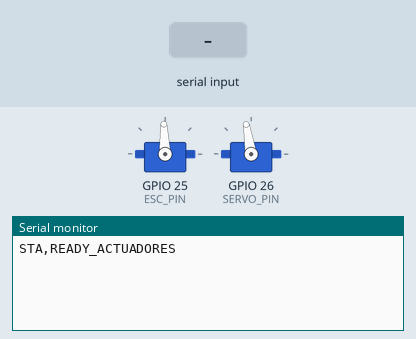
This sketch was run on a simulated ESP32. On the bench: 2 × servo, the last lines printed to the serial monitor. The inputs (shaded band) are chosen by the test bench.

Above: at 3.3 s.
3.4 s: "SHUTDOWN\n" received over Serial
At 3.7 s:
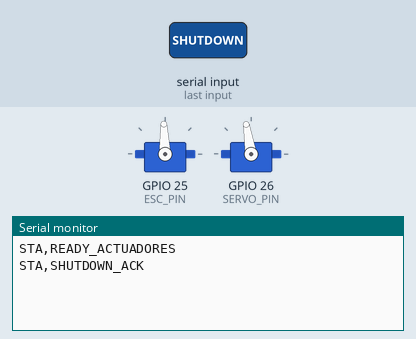
4.9 s: "CLRESTOP\n" received over Serial
At 6.1 s:
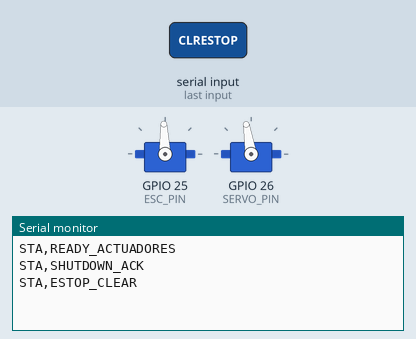

The sketch:

esp32_actuadores.ino
```cpp
/**
 * Neuracar — ESP32 ACTUADORES
 * ══════════════════════════════════════════════════════════════════
 * Tecnológico de Monterrey, Campus Puebla — MR3002B, 2026
 * Authors: Mariana Manjarrez Lima, Maximiliano Cruz Rascón
 *
 * Receives C,{throttle},{steering} frames from Jetson via
 * USB-UART at 921600 baud and generates 50 Hz PWM signals
 * for Traxxas XL-5 ESC and steering servo.
 * Implements latest-only TX pattern and 500 ms watchdog.
 *
 *  PINS
 *  ─────────────────────────────────────────────────────────────────
 *  ESC signal:    GPIO 25
 *  Servo signal:  GPIO 26
 *  Common GND with ESP32-S, ESC and Servo
 *
 *  PROTOCOL SERIAL @ 921600 baud
 *  ─────────────────────────────────────────────────────────────────
 * ══════════════════════════════════════════════════════════════════
 */

#include <ESP32Servo.h>

// ─── PINES ────────────────────────────────────────────────────────
#define ESC_PIN    25
#define SERVO_PIN  26

// ─── ESC / SERVO   ────────────────────────────────────────────────
#define ESC_NEUTRAL   1512
#define ESC_FORWARD   1750
#define ESC_REVERSE   1274
#define SERVO_CENTER  1549
#define SERVO_LEFT    1101 // 448
#define SERVO_RIGHT   1997 // 448

// ════════════════════════════════════════════════════════════════
//  Objects
// ════════════════════════════════════════════════════════════════

Servo esc;
Servo steeringServo;

// ════════════════════════════════════════════════════════════════
//  States
// ════════════════════════════════════════════════════════════════

float g_throttle = 0.0f;
float g_steering = 0.0f;
bool  g_estop    = false;
bool  g_shutdown = false;

static char g_txBuf[64];
#define SERIAL_SEND(fmt, ...) \
    do { snprintf(g_txBuf, sizeof(g_txBuf), fmt, ##__VA_ARGS__); \
         Serial.write((const uint8_t*)g_txBuf, strlen(g_txBuf)); } while(0)

// ════════════════════════════════════════════════════════════════
//  Actuators
// ════════════════════════════════════════════════════════════════

static int normalizedToPwm(float v, int pwmMin, int pwmNeutral, int pwmMax) {
    v = constrain(v, -1.0f, 1.0f);
    return (v >= 0.0f)
        ? pwmNeutral + (int)((float)(pwmMax - pwmNeutral) * v)
        : pwmNeutral + (int)((float)(pwmNeutral - pwmMin) * v);
}

static void neutralActuators() {
    esc.writeMicroseconds(ESC_NEUTRAL);
    steeringServo.writeMicroseconds(SERVO_CENTER);
    g_throttle = 0.0f;
    g_steering = 0.0f;
}

static void applyCommands(float throttle, float steering) {
    if (g_estop || g_shutdown) return;
    esc.writeMicroseconds(constrain(
        normalizedToPwm(throttle, ESC_REVERSE, ESC_NEUTRAL, ESC_FORWARD),
        ESC_REVERSE, ESC_FORWARD));
    steeringServo.writeMicroseconds(constrain(
        normalizedToPwm(steering, SERVO_LEFT, SERVO_CENTER, SERVO_RIGHT),
        SERVO_LEFT, SERVO_RIGHT));
}

// ════════════════════════════════════════════════════════════════
//  Serial Parser
// ════════════════════════════════════════════════════════════════

static char    g_rxBuf[64];
static uint8_t g_rxIdx = 0;

static void parseLine(char* line) {
    if (line[0] == 'C' && line[1] == ',') {
        float t = 0.0f, s = 0.0f;
        if (sscanf(line + 2, "%f,%f", &t, &s) == 2) {
            g_throttle = constrain(t, -1.0f, 1.0f);
            g_steering = constrain(s, -1.0f, 1.0f);
            applyCommands(g_throttle, g_steering);
        }
        return;
    }

    if (strncmp(line, "SHUTDOWN", 8) == 0) {
        g_shutdown = true;
        neutralActuators();
        Serial.write("STA,SHUTDOWN_ACK\n", 17);
        return;
    }

    if (strncmp(line, "CLRESTOP", 8) == 0) {
        g_estop = false;
        Serial.write("STA,ESTOP_CLEAR\n", 16);
        return;
    }

}

static void readSerial() {
    while (Serial.available()) {
        char c = (char)Serial.read();
        if (c == '\n') {
            g_rxBuf[g_rxIdx] = '\0';
            if (g_rxIdx > 0) parseLine(g_rxBuf);
            g_rxIdx = 0;
        } else if (c != '\r' && g_rxIdx < sizeof(g_rxBuf) - 1) {
            g_rxBuf[g_rxIdx++] = c;
        } else if (g_rxIdx >= sizeof(g_rxBuf) - 1) {
            g_rxIdx = 0;
        }
    }
}

// ════════════════════════════════════════════════════════════════
//  SETUP
// ════════════════════════════════════════════════════════════════

void setup() {
    Serial.setRxBufferSize(2048);
    Serial.setTxBufferSize(256);
    Serial.begin(921600);
    delay(100);

    esc.attach(ESC_PIN, 1000, 2000);
    steeringServo.attach(SERVO_PIN, 1000, 2000);
    neutralActuators();

    delay(2000);

    Serial.write("STA,READY_ACTUADORES\n", 21);
}

// ════════════════════════════════════════════════════════════════
//  LOOP
// ════════════════════════════════════════════════════════════════

void loop() {
    readSerial();
}
```

Measured:
- after the input at 3.4 s, the serial monitor: prints a new line at once (image 1)
- after the input at 4.9 s, the serial monitor: prints a new line at once (image 2)
